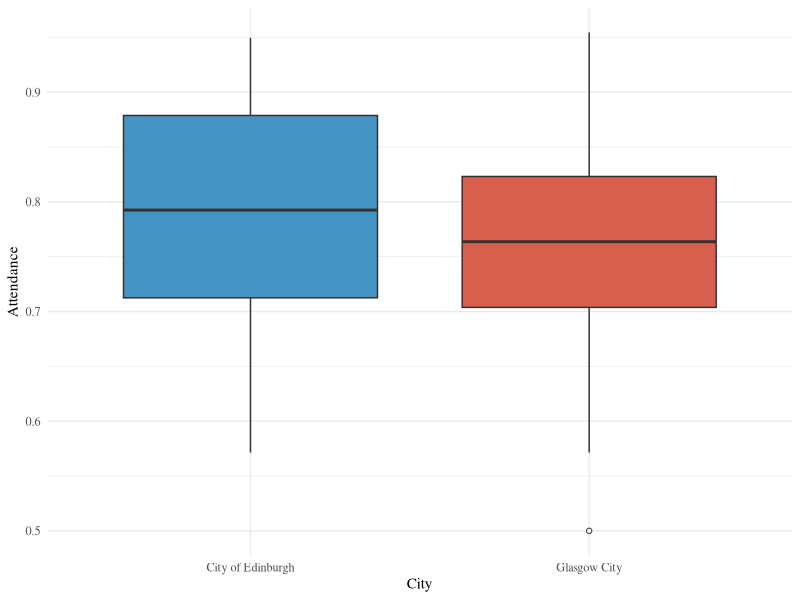
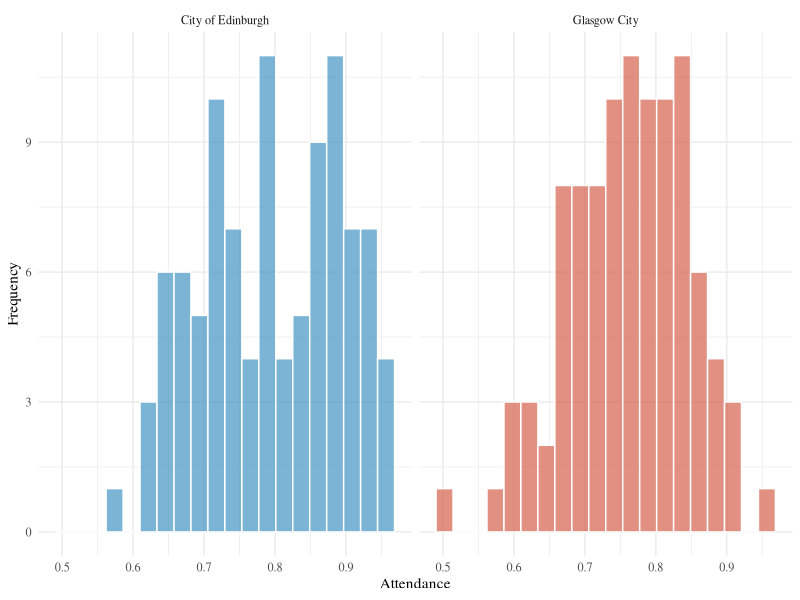
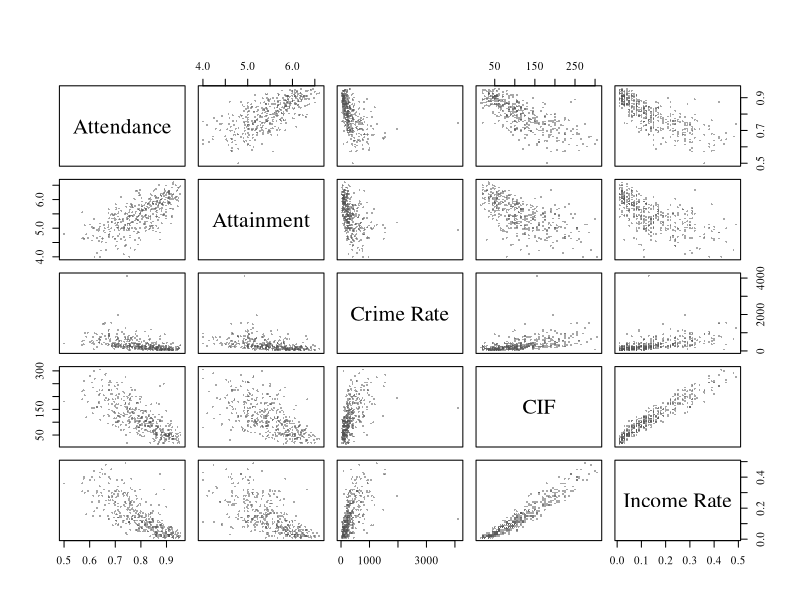
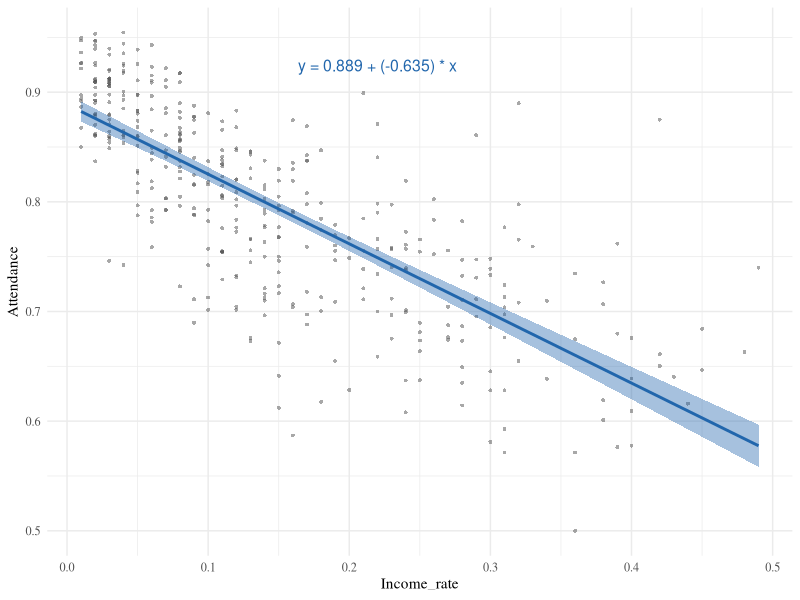
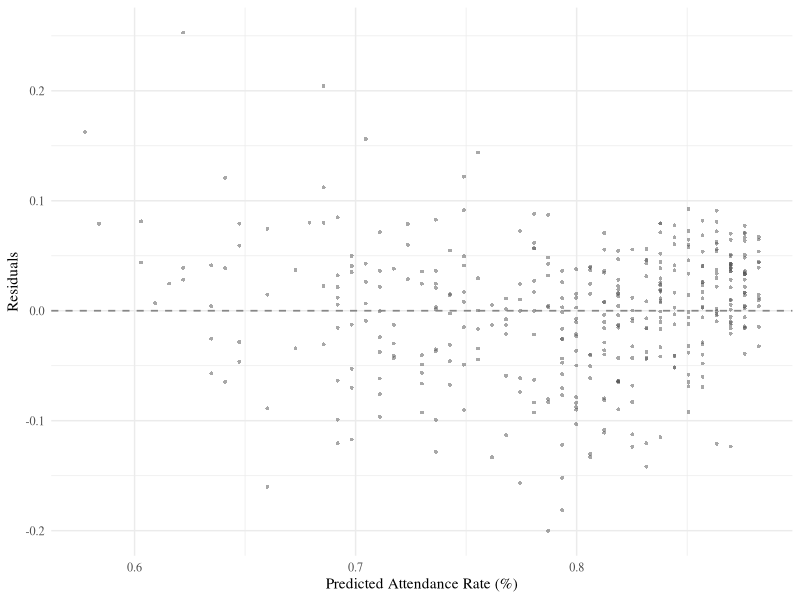
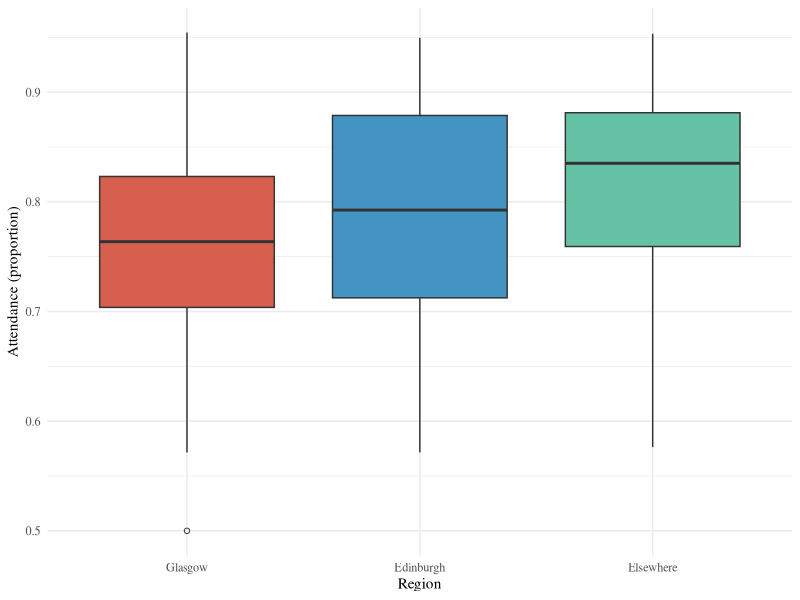
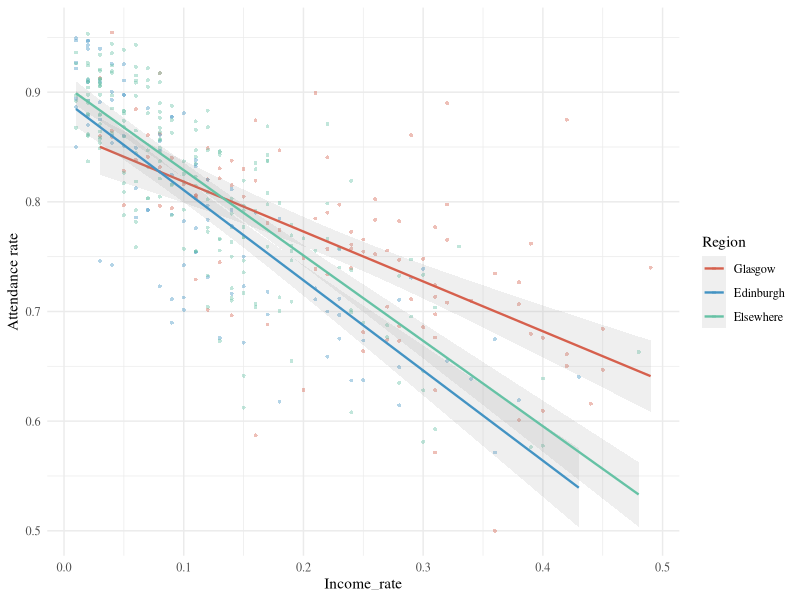
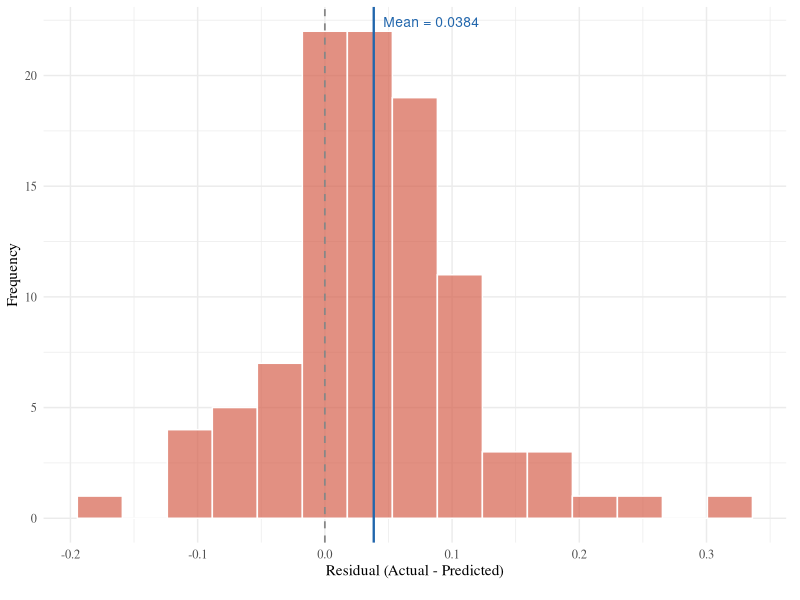

These figures' R source, in order:
## ---- chunk 1
knitr::opts_chunk$set(echo = FALSE, message = FALSE, warning = FALSE, fig.pos = 'H')
dat <- read.csv("scottishData.csv")
library(ggplot2)
library(dplyr)
library(broom)

# Subsets for Section 1
glasgow   <- subset(dat, Council_area == "Glasgow City")
edinburgh <- subset(dat, Council_area == "City of Edinburgh")
elsewhere <- subset(dat, Council_area != "Glasgow City" &
                         Council_area != "City of Edinburgh")

# Region variable for Section 3
dat$Region <- ifelse(dat$Council_area == "Glasgow City", "Glasgow",
              ifelse(dat$Council_area == "City of Edinburgh", "Edinburgh", "Elsewhere"))
dat$Region <- factor(dat$Region, levels = c("Glasgow", "Edinburgh", "Elsewhere"))

# Unified colour palette 
col_gla   <- "#D6604D"   # terracotta  — Glasgow
col_edi   <- "#4393C3"   # steel blue  — Edinburgh
col_else  <- "#66C2A5"   # mint green  — Elsewhere
col_point <- "#525252"   # slate gray  — scatter points
col_line  <- "#2166AC"   # deep blue   — regression line
col_ref   <- "#878787"   # medium gray — reference line

# Use serif font in all plots to match the LaTeX document font
theme_set(theme_minimal(base_family = "serif"))
## ---- chunk 2

dat_two <- subset(dat, Council_area %in% c("Glasgow City", "City of Edinburgh"))

ggplot(dat_two, aes(x = Council_area, y = Attendance, fill = Council_area)) +
  geom_boxplot(outlier.shape = 1, outlier.size = 1.5) +
  scale_fill_manual(values = c("City of Edinburgh" = col_edi, "Glasgow City" = col_gla)) +
  labs(x = "City", y = "Attendance") +
  theme(legend.position = "none")
## ---- chunk 3

ggplot(dat_two, aes(x = Attendance, fill = Council_area)) +
  geom_histogram(bins = 20, alpha = 0.7, color = "white") +
  scale_fill_manual(values = c("City of Edinburgh" = col_edi, "Glasgow City" = col_gla)) +
  facet_wrap(~ Council_area, ncol = 2) +
  labs(x = "Attendance", y = "Frequency") +
  theme(legend.position = "none")
## ---- chunk 4

n_gla <- sum(!is.na(glasgow$Attendance))
n_edi <- sum(!is.na(edinburgh$Attendance))
mean_gla <- mean(glasgow$Attendance, na.rm = TRUE)
mean_edi <- mean(edinburgh$Attendance, na.rm = TRUE)
var_gla  <- var(glasgow$Attendance, na.rm = TRUE)
var_edi  <- var(edinburgh$Attendance, na.rm = TRUE)

sd_gla   <- sd(glasgow$Attendance, na.rm = TRUE)
sd_edi   <- sd(edinburgh$Attendance, na.rm = TRUE)

stats_table <- data.frame(
  City     = c("Glasgow", "Edinburgh"),
  N        = c(n_gla, n_edi),
  Mean     = round(c(mean_gla, mean_edi), 5),
  SD       = round(c(sd_gla, sd_edi), 5),
  Variance = round(c(var_gla, var_edi), 7)
)

knitr::kable(stats_table,
             caption = "Sample means and variances of Attendance for Glasgow and Edinburgh.",
             align = "c",
             booktabs = TRUE)
## ---- chunk 5

ci_mean_gla <- mean_gla + c(-1, 1) * qt(0.975, df = n_gla - 1) * sqrt(var_gla / n_gla)
ci_mean_edi <- mean_edi + c(-1, 1) * qt(0.975, df = n_edi - 1) * sqrt(var_edi / n_edi)

ci_mean_table <- data.frame(
  City  = c("Glasgow", "Edinburgh"),
  Lower = round(c(ci_mean_gla[1], ci_mean_edi[1]), 5),
  Upper = round(c(ci_mean_gla[2], ci_mean_edi[2]), 5)
)

knitr::kable(ci_mean_table,
             caption = "95\\% confidence intervals for the mean of Attendance.",
             align = "c",
             col.names = c("City", "2.5%", "97.5%"),
             booktabs = TRUE)
## ---- chunk 6

# 95% CI for variance using chi-squared distribution
ci_var_gla <- c((n_gla - 1) * var_gla / qchisq(0.975, df = n_gla - 1),
                (n_gla - 1) * var_gla / qchisq(0.025, df = n_gla - 1))
ci_var_edi <- c((n_edi - 1) * var_edi / qchisq(0.975, df = n_edi - 1),
                (n_edi - 1) * var_edi / qchisq(0.025, df = n_edi - 1))

ci_var_table <- data.frame(
  City  = c("Glasgow", "Edinburgh"),
  Lower = round(c(ci_var_gla[1], ci_var_edi[1]), 7),
  Upper = round(c(ci_var_gla[2], ci_var_edi[2]), 7)
)

knitr::kable(ci_var_table,
             caption = "95\\% confidence intervals for the variance of Attendance.",
             align = "c",
             col.names = c("City", "2.5%", "97.5%"),
             booktabs = TRUE)
## ---- chunk 7

f_result <- var.test(glasgow$Attendance, edinburgh$Attendance)

f_table <- data.frame(
  Statistic = round(f_result$statistic, 4),
  df1       = f_result$parameter[1],
  df2       = f_result$parameter[2],
  p_value   = formatC(f_result$p.value, format = "e", digits = 4)
)

knitr::kable(f_table,
             caption = "F-test for equality of variances of Attendance.",
             align = "c",
             col.names = c("F-statistic", "df1", "df2", "p-value"),
             booktabs = TRUE)
## ---- chunk 8

t_result <- t.test(glasgow$Attendance, edinburgh$Attendance, var.equal = FALSE)

t_table <- data.frame(
  Statistic = round(t_result$statistic, 4),
  df        = round(t_result$parameter, 2),
  p_value   = formatC(t_result$p.value, format = "e", digits = 4)
)

knitr::kable(t_table,
             caption = "Welch's two-sample t-test for difference in mean Attendance.",
             align = "c",
             col.names = c("t-statistic", "df", "p-value"),
             booktabs = TRUE)
## ---- chunk 9

vars <- c("Attendance", "Attainment", "crime_rate", "CIF", "Income_rate")

par(family = "serif")
pairs(dat[, vars],
      pch = 16, cex = 0.4, col = adjustcolor(col_point, alpha.f = 0.5),
      main = "",
      labels = c("Attendance", "Attainment", "Crime Rate", "CIF", "Income Rate"))
## ---- chunk 10
# Full 5x5 pairwise Pearson correlation matrix
cor_matrix <- round(cor(dat[, vars], use = "complete.obs", method = "pearson"), 3)
colnames(cor_matrix) <- c("Attendance", "Attainment", "Crime Rate", "CIF", "Income Rate")
rownames(cor_matrix) <- c("Attendance", "Attainment", "Crime Rate", "CIF", "Income Rate")

knitr::kable(cor_matrix,
             caption = "Pairwise Pearson correlation coefficients between the five selected variables.",
             align = "c",
             booktabs = TRUE)

# Store individual correlations for later use
r_attainment <- cor_matrix[1, 2]
r_crime      <- cor_matrix[1, 3]
r_cif        <- cor_matrix[1, 4]
r_income     <- cor_matrix[1, 5]
## ---- chunk 11
# Identify the variable with the highest absolute correlation with Attendance
correlations <- c(
  Attainment = r_attainment,
  Crime_rate = r_crime,
  CIF = r_cif,
  Income_rate = r_income
)
data2_name <- names(which.max(abs(correlations)))

# Fit simple linear regression
model_formula <- as.formula(paste("Attendance ~", data2_name))
lm_model <- lm(model_formula, data = dat)

# Extract coefficients
intercept <- coef(lm_model)[1]
slope     <- coef(lm_model)[2]
r_squared <- summary(lm_model)$r.squared
## ---- chunk 12
display_name <- gsub("_", " ", data2_name)

knitr::kable(
  tidy(lm_model),
  digits = 4,
  caption = paste("Simple linear regression model: Attendance ~", display_name),
  booktabs = TRUE
)
## ---- chunk 13
ci <- confint(lm_model, level = 0.95)
rownames(ci) <- c("Intercept ", "Slope")
colnames(ci) <- c("2.5%", "97.5%")

knitr::kable(
  ci,
  digits = 4,
  caption = "95\\% Confidence Intervals for Regression Coefficients",
  booktabs = TRUE
)
## ---- chunk 14

equation <- paste0("y = ", round(intercept, 3), " + (", round(slope, 3), ") * x")

# Dynamic annotation position
x_pos <- quantile(dat[[data2_name]], 0.75, na.rm = TRUE)
y_pos <- quantile(dat$Attendance, 0.95, na.rm = TRUE)

ggplot(dat, aes(x = !!sym(data2_name), y = Attendance)) +
  geom_point(shape = 16, size = 1, colour = adjustcolor(col_point, alpha.f = 0.5)) +
  geom_smooth(method = "lm", se = TRUE, colour = col_line, fill = adjustcolor(col_line, alpha.f = 0.15)) +
  labs(
    x = data2_name,
    y = "Attendance"
  ) +
  annotate("text", x = x_pos, y = y_pos, label = equation, parse = FALSE,
           size = 4, colour = col_line)

## ---- chunk 15

# residuals
dat$residuals <- residuals(lm_model)
dat$fitted    <- fitted(lm_model)

ggplot(dat, aes(x = fitted, y = residuals)) +
  geom_point(shape = 16, size = 1, colour = adjustcolor(col_point, alpha.f = 0.5)) +
  geom_hline(yintercept = 0, linetype = "dashed", colour = col_ref, linewidth = 0.6) +
  labs(
    x = "Predicted Attendance Rate (%)",
    y = "Residuals"
  )

## ---- chunk 16
ggplot(dat, aes(x = Region, y = Attendance, fill = Region)) +
  geom_boxplot(outlier.shape = 1, outlier.size = 1.5) +
  scale_fill_manual(values = c("Glasgow" = col_gla, "Edinburgh" = col_edi, "Elsewhere" = col_else)) +
  labs(x = "Region", y = "Attendance (proportion)") +
  theme(legend.position = "none")
## ---- chunk 17
# F-tests: variance comparison
f_gla_else <- var.test(glasgow$Attendance, elsewhere$Attendance)
f_edi_else <- var.test(edinburgh$Attendance, elsewhere$Attendance)
f_gla_edi  <- var.test(glasgow$Attendance, edinburgh$Attendance)

f_table <- data.frame(
  Comparison = c("Glasgow vs Elsewhere", "Edinburgh vs Elsewhere", "Glasgow vs Edinburgh"),
  F_stat     = round(c(f_gla_else$statistic, f_edi_else$statistic, f_gla_edi$statistic), 4),
  df1        = c(f_gla_else$parameter[1], f_edi_else$parameter[1], f_gla_edi$parameter[1]),
  df2        = c(f_gla_else$parameter[2], f_edi_else$parameter[2], f_gla_edi$parameter[2]),
  p_value    = c(formatC(f_gla_else$p.value, format = "e", digits = 3),
                 formatC(f_edi_else$p.value, format = "e", digits = 3),
                 formatC(f_gla_edi$p.value, format = "e", digits = 3))
)

knitr::kable(f_table,
             caption = "F-tests comparing variance of Attendance between regions.",
             align = "c",
             col.names = c("Comparison", "F-statistic", "df1", "df2", "p-value"),
             booktabs = TRUE)
## ---- chunk 18
# Welch's t-tests: mean comparison
t_gla_else <- t.test(glasgow$Attendance, elsewhere$Attendance, var.equal = FALSE)
t_edi_else <- t.test(edinburgh$Attendance, elsewhere$Attendance, var.equal = FALSE)
t_gla_edi  <- t.test(glasgow$Attendance, edinburgh$Attendance, var.equal = FALSE)

t_table <- data.frame(
  Comparison = c("Glasgow vs Elsewhere", "Edinburgh vs Elsewhere", "Glasgow vs Edinburgh"),
  t_stat     = round(c(t_gla_else$statistic, t_edi_else$statistic, t_gla_edi$statistic), 4),
  df         = round(c(t_gla_else$parameter, t_edi_else$parameter, t_gla_edi$parameter), 2),
  p_value    = c(formatC(t_gla_else$p.value, format = "e", digits = 3),
                 formatC(t_edi_else$p.value, format = "e", digits = 3),
                 formatC(t_gla_edi$p.value, format = "e", digits = 3))
)

knitr::kable(t_table,
             caption = "Welch's t-tests comparing mean Attendance between regions.",
             align = "c",
             col.names = c("Comparison", "t-statistic", "df", "p-value"),
             booktabs = TRUE)
## ---- chunk 19
lm_gla  <- lm(Attendance ~ Income_rate, data = glasgow)
lm_edi  <- lm(Attendance ~ Income_rate, data = edinburgh)
lm_else <- lm(Attendance ~ Income_rate, data = elsewhere)

# Extract coefficients
slopes     <- c(coef(lm_gla)[2], coef(lm_edi)[2], coef(lm_else)[2])
intercepts <- c(coef(lm_gla)[1], coef(lm_edi)[1], coef(lm_else)[1])
r_sq       <- c(summary(lm_gla)$r.squared, summary(lm_edi)$r.squared, summary(lm_else)$r.squared)

# 95% CIs for slopes
ci_gla  <- confint(lm_gla,  "Income_rate", level = 0.95)
ci_edi  <- confint(lm_edi,  "Income_rate", level = 0.95)
ci_else <- confint(lm_else, "Income_rate", level = 0.95)

reg_table <- data.frame(
  Region    = c("Glasgow", "Edinburgh", "Elsewhere"),
  Intercept = round(intercepts, 4),
  Slope     = round(slopes, 4),
  CI_lower  = round(c(ci_gla[1], ci_edi[1], ci_else[1]), 4),
  CI_upper  = round(c(ci_gla[2], ci_edi[2], ci_else[2]), 4),
  R_squared = round(r_sq, 4)
)

knitr::kable(reg_table,
             caption = "Regional regression models: Attendance on Income\\_rate.",
             align = "c",
             booktabs = TRUE,
             col.names = c("Region", "Intercept", "Slope",
                           "Slope CI lower", "Slope CI upper", "$R^2$"))
## ---- chunk 20
ggplot(dat, aes(x = Income_rate, y = Attendance, colour = Region)) +
  geom_point(shape = 16, size = 1, alpha = 0.4) +
  geom_smooth(method = "lm", se = TRUE, linewidth = 0.8, alpha = 0.15) +
  scale_colour_manual(values = c("Glasgow" = col_gla, "Edinburgh" = col_edi, "Elsewhere" = col_else)) +
  labs(x = "Income_rate", y = "Attendance rate")
## ---- chunk 21
new_data <- data.frame(Income_rate = 0.15)

pred_gla  <- predict(lm_gla,  newdata = new_data, interval = "prediction", level = 0.95)
pred_edi  <- predict(lm_edi,  newdata = new_data, interval = "prediction", level = 0.95)
pred_else <- predict(lm_else, newdata = new_data, interval = "prediction", level = 0.95)

pred_table <- data.frame(
  Region = c("Glasgow", "Edinburgh", "Elsewhere"),
  Fitted = round(c(pred_gla[1], pred_edi[1], pred_else[1]), 4),
  Lower  = round(c(pred_gla[2], pred_edi[2], pred_else[2]), 4),
  Upper  = round(c(pred_gla[3], pred_edi[3], pred_else[3]), 4),
  Width  = round(c(pred_gla[3] - pred_gla[2],
                    pred_edi[3] - pred_edi[2],
                    pred_else[3] - pred_else[2]), 4)
)

knitr::kable(pred_table,
             caption = "95\\% prediction intervals for Attendance at Income\\_rate $= 0.15$.",
             align = "c",
             col.names = c("Region", "Fitted", "Lower", "Upper", "Width"),
             booktabs = TRUE)
## ---- chunk 22
# Baseline model: trained on non-Glasgow data
dat_baseline <- subset(dat, Region != "Glasgow")
lm_baseline  <- lm(Attendance ~ Income_rate, data = dat_baseline)

baseline_summary <- summary(lm_baseline)
b0 <- coef(lm_baseline)[1]
b1 <- coef(lm_baseline)[2]
## ---- chunk 23
baseline_ci <- confint(lm_baseline, level = 0.95)

baseline_coef <- data.frame(
  Term      = c("Intercept", "Income_rate"),
  Estimate  = round(coef(lm_baseline), 4),
  CI_lower  = round(baseline_ci[, 1], 4),
  CI_upper  = round(baseline_ci[, 2], 4)
)

knitr::kable(baseline_coef,
             caption = paste0("Baseline regression model (non-Glasgow, $n = ",
                              nrow(dat_baseline), "$): Attendance on Income\\_rate."),
             align = "c",
             booktabs = TRUE,
             col.names = c("Term", "Estimate", "95% CI lower", "95% CI upper"),
             row.names = FALSE)
## ---- chunk 24
# Predict Glasgow's "expected" attendance using the baseline model
glasgow$predicted <- predict(lm_baseline, newdata = glasgow)
glasgow$residual  <- glasgow$Attendance - glasgow$predicted

# Descriptive statistics of Glasgow residuals
mean_resid <- mean(glasgow$residual)
sd_resid   <- sd(glasgow$residual)
n_resid    <- length(glasgow$residual)
## ---- chunk 25
resid_df <- data.frame(residual = glasgow$residual)
ggplot(resid_df, aes(x = residual)) +
  geom_histogram(bins = 15, fill = col_gla, colour = "white", alpha = 0.7) +
  geom_vline(xintercept = 0, linetype = "dashed", colour = col_ref, linewidth = 0.6) +
  geom_vline(xintercept = mean_resid, colour = col_line, linewidth = 0.8) +
  annotate("text", x = mean_resid, y = Inf, vjust = 2, hjust = -0.1,
           label = paste0("Mean = ", round(mean_resid, 4)),
           colour = col_line, size = 3.5) +
  scale_x_continuous(breaks = scales::pretty_breaks(n = 6)) +
  labs(x = "Residual (Actual - Predicted)", y = "Frequency") +
  theme(
        axis.text.x = element_text(size = 9),
        plot.margin = margin(t = 5, r = 10, b = 15, l = 5, unit = "pt"))
## ---- chunk 26
t_resid <- t.test(glasgow$residual, mu = 0)

t_resid_table <- data.frame(
  Mean_residual = round(mean_resid, 4),
  SE            = round(sd_resid / sqrt(n_resid), 4),
  t_stat        = round(t_resid$statistic, 4),
  df            = t_resid$parameter,
  p_value       = formatC(t_resid$p.value, format = "e", digits = 3),
  CI_lower      = round(t_resid$conf.int[1], 4),
  CI_upper      = round(t_resid$conf.int[2], 4)
)

knitr::kable(t_resid_table,
             caption = "One-sample t-test on Glasgow residuals ($H_0: \\mu_e = 0$).",
             align = "c",
             booktabs = TRUE,
             col.names = c("Mean residual", "SE", "t-statistic", "df",
                           "p-value", "95% CI lower", "95% CI upper"),
             row.names = FALSE)
## ---- chunk 27
# Select continuous candidate variables (exclude identifiers, Income, and Attendance)
scan_vars <- c("Employment_rate", "CIF",
               "ALCOHOL", "DRUG", "SMR", "DEPRESS", "LBWT", "EMERG",
               "Attainment", "no_qualifications", "not_participating", "University",
               "drive_petrol", "drive_GP", "drive_post", "drive_primary",
               "drive_retail", "drive_secondary",
               "PT_GP", "PT_post", "PT_retail",
               "Broadband", "crime_rate",
               "overcrowded_rate", "nocentralheat_rate")

# Compute Pearson r between Glasgow residuals and each variable
cors <- sapply(scan_vars, function(v) {
  x <- glasgow[[v]]
  if (is.numeric(x) && sum(!is.na(x)) > 5) {
    cor(glasgow$residual, x, use = "complete.obs")
  } else {
    NA
  }
})

# Sort by absolute correlation
cors <- cors[!is.na(cors)]
cors_sorted <- sort(abs(cors), decreasing = TRUE)
cors_signed <- cors[names(cors_sorted)]

scan_table <- data.frame(
  Variable = names(cors_signed),
  r        = round(cors_signed, 4),
  abs_r    = round(abs(cors_signed), 4)
)

knitr::kable(scan_table,
             caption = "Pearson correlations: Glasgow residuals vs candidate variables (sorted by absolute r).",
             align = "c",
             col.names = c("Variable", "r", "Abs(r)"),
             row.names = FALSE,
             booktabs = TRUE)
## ---- chunk 28
# Identify the variable with the highest |r|
top_var_name <- names(cors_signed)[1]
top_var_r    <- cors_signed[1]
top_var_tex  <- gsub("_", "\\_", top_var_name, fixed = TRUE)
## ---- chunk 29
lm_deep <- lm(glasgow$residual ~ glasgow[[top_var_name]])
r_deep     <- cor(glasgow$residual, glasgow[[top_var_name]], use = "complete.obs")
r2_deep    <- summary(lm_deep)$r.squared
slope_deep <- coef(lm_deep)[2]
ci_deep    <- confint(lm_deep, level = 0.95)

deep_df <- data.frame(x = glasgow[[top_var_name]], y = glasgow$residual)

ggplot(deep_df, aes(x = x, y = y)) +
  geom_point(shape = 16, size = 1, alpha = 0.4, colour = col_gla) +
  geom_smooth(method = "lm", se = TRUE, colour = col_line,
              fill = adjustcolor(col_line, alpha.f = 0.15), linewidth = 0.8) +
  geom_hline(yintercept = 0, linetype = "dashed", colour = col_ref, linewidth = 0.6) +
  labs(x = top_var_name, y = "Residual (Actual - Predicted Attendance)")
## ---- chunk 30
deep_table <- data.frame(
  Statistic = c("Pearson r", "R-squared", "Slope", "Slope 95% CI lower", "Slope 95% CI upper"),
  Value     = round(c(r_deep, r2_deep, slope_deep, ci_deep[2, 1], ci_deep[2, 2]), 4)
)

knitr::kable(deep_table,
             caption = paste0("Regression of Glasgow residuals on ", top_var_tex, "."),
             align = "c",
             row.names = FALSE,
             booktabs = TRUE)
## ---- chunk 31
q_resid <- quantile(glasgow$residual, probs = c(1/3, 2/3))
q_topvar <- quantile(glasgow[[top_var_name]], probs = c(1/3, 2/3), na.rm = TRUE)

resid_cat <- cut(glasgow$residual,
                 breaks = c(-Inf, q_resid[1], q_resid[2], Inf),
                 labels = c("Negative", "Neutral", "Positive"))
topvar_cat <- cut(glasgow[[top_var_name]],
                  breaks = c(-Inf, q_topvar[1], q_topvar[2], Inf),
                  labels = c("Low", "Medium", "High"))

cont_table <- table(resid_cat, topvar_cat)

knitr::kable(cont_table,
             caption = paste0("Contingency table: Residual category $\\times$ ",
                              top_var_tex, " category (Glasgow only)."),
             booktabs = TRUE)

chi_result <- chisq.test(cont_table)
